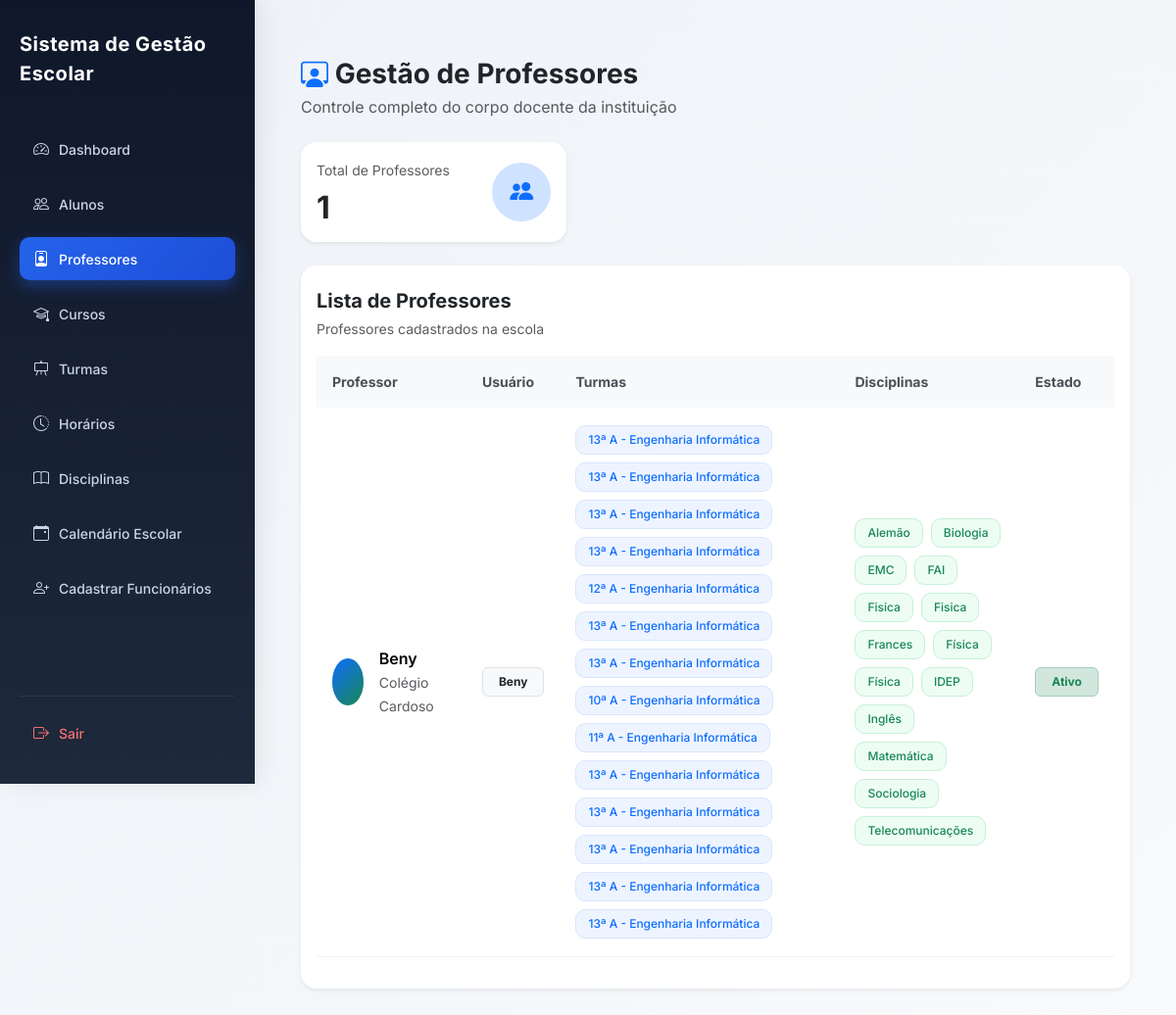
/professores/ (signed in), run on an earlier commit of the app's database.
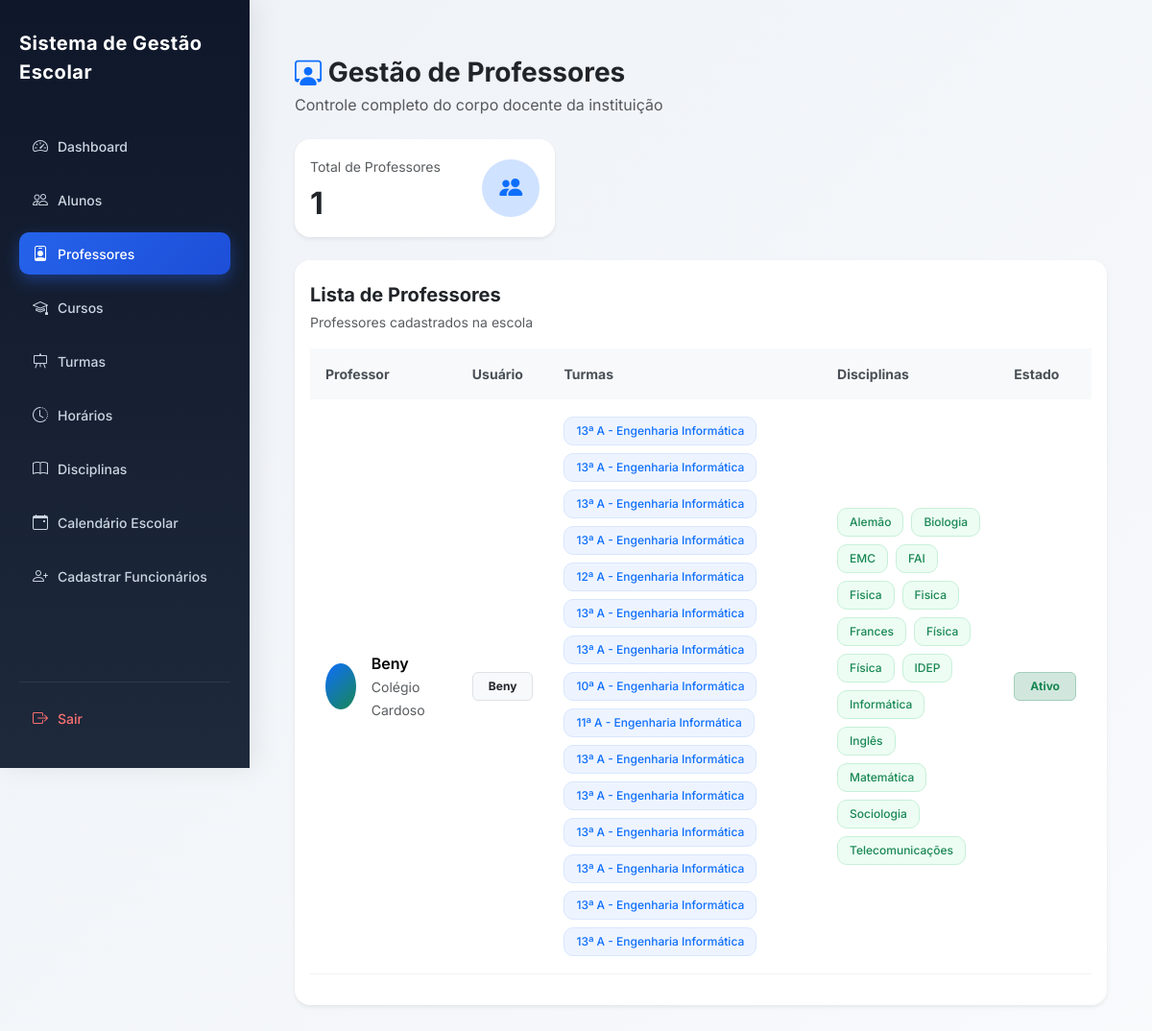
And on a later commit of the database.
### users/models.py (models this page shows, shortened)
class User(AbstractUser):
    ROLE_CHOICES = (
        ('SUPERADMIN', 'Super Admin'),
        ('DIRETOR', 'Diretor'),
        ('PROFESSOR', 'Professor'),
        ('ALUNO', 'Aluno'),
        ('FINANCEIRO', 'Financeiro'),
        ('SECRETARIA', 'Secretaria'),
    )
    role = models.CharField(
        max_length=20,
        choices=ROLE_CHOICES,
        default='ALUNO'
    )
    ativo = models.BooleanField(default=True)
    escola = models.ForeignKey(
        'academic.Escola',
        on_delete=models.CASCADE,
        null=True,
        blank=True,
        related_name="usuarios"
    )
    criado_em = models.DateTimeField(auto_now_add=True)
    objects = UserManager()

### academic/models.py (models this page shows, shortened)
class Escola(models.Model):
    nome = models.CharField(
        "Nome da Escola",
        max_length=255
    )
    codigo = models.CharField(
        "Código da Escola",
        max_length=10,
        unique=True,
        blank=True,
        help_text="Código usado no login da escola"
    )
    logo = models.ImageField(
        upload_to='logos_escolas/',
        blank=True,
        null=True
    )
    endereco = models.CharField(
        "Endereço",
        max_length=255
    )
    provincia = models.CharField(
        "Província",
        max_length=100,
        blank=True,
        null=True
    )
    municipio = models.CharField(
        "Município",
        max_length=100,
        blank=True,
        null=True
    )
    telefone = models.CharField(
        "Telefone",
        max_length=20
    )
    nif = models.CharField(
        "NIF",
        max_length=14,
        blank=True,
        null=True,
        help_text="Número de Identificação Fiscal da escola"
    )
    email = models.EmailField(
        "Email da Escola",
        max_length=254,
        blank=True,
        null=True,
        help_text="Email oficial da escola"
    )
    plano = models.ForeignKey(
        "Plano",
        on_delete=models.SET_NULL,
        null=True,
        blank=True,
        related_name="escolas",
        verbose_name="Plano"
    )
    data_expiracao = models.DateField(
        "Data de Expiração do Plano",
        null=True,
        blank=True
    )
    ativo = models.BooleanField(
        "Ativo",
        default=True
    )
    criada_em = models.DateTimeField(
        "Criada em",
        auto_now_add=True
    )
    class Meta:
        verbose_name = "Escola"
        verbose_name_plural = "Escolas"
        ordering = ["nome"]

class Disciplina(models.Model):
    nome = models.CharField(max_length=90)
    turma = models.ForeignKey(
        Turma,
        on_delete=models.CASCADE,
        related_name="disciplinas"
    )
    professor = models.ForeignKey(
        settings.AUTH_USER_MODEL,
        on_delete=models.CASCADE,
        limit_choices_to={'role': 'PROFESSOR'},
        related_name="disciplinas",
        null=True,
        blank=True
    )
    escola = models.ForeignKey(
        Escola,
        on_delete=models.CASCADE,
        related_name="disciplinas"
    )
    criada_em = models.DateTimeField(auto_now_add=True)
    class Meta:
        unique_together = ('nome', 'turma', 'escola')
        ordering = ["nome"]

class Turma(models.Model):
    CLASSE_CHOICES = [
        ('4', '4ª Classe'),
        ('5', '5ª Classe'),
        ('6', '6ª Classe'),
        ('7', '7ª Classe'),
        ('8', '8ª Classe'),
        ('9', '9ª Classe'),
        ('10', '10ª Classe'),
        ('11', '11ª Classe'),
        ('12', '12ª Classe'),
        ('13', '13ª Classe'),
    ]
    TURNOS = [
        ('MANHA', 'Manhã'),
        ('TARDE', 'Tarde'),
        ('NOITE', 'Noite'),
    ]
    classe = models.CharField(
        max_length=10,
        choices=CLASSE_CHOICES,
        verbose_name="Classe"
    )
    curso = models.ForeignKey(
        'Curso',
        on_delete=models.SET_NULL,
        null=True,
        blank=True,
        related_name="turmas",
        verbose_name="Curso"
    )
    identificador = models.CharField(
        max_length=5,
        verbose_name="Identificador"
    )
    turno = models.CharField(
        max_length=10,
        choices=TURNOS,
        default='MANHA',
        verbose_name='Turno'
    )
    ano_letivo = models.ForeignKey(
        'AnoLetivo',
        on_delete=models.CASCADE,
        related_name="turmas",
        verbose_name="Ano Letivo"
    )
    escola = models.ForeignKey(
        'Escola',
        on_delete=models.CASCADE,
        related_name="turmas",
        verbose_name="Escola"
    )
    professor = models.ForeignKey(
        settings.AUTH_USER_MODEL,
        on_delete=models.SET_NULL,
        related_name="turmas",
        limit_choices_to={"role": "PROFESSOR"},
        null=True,
        blank=True,
        verbose_name="Professor"
    )
    criada_em = models.DateTimeField(
        auto_now_add=True,
        verbose_name="Data de Criação"
    )
    class Meta:
        constraints = [
            models.UniqueConstraint(
                fields=['classe', 'identificador', 'turno', 'ano_letivo', 'escola', 'curso'],
                name='unique_turma_por_curso'
            )
        ]
        verbose_name = "Turma"
        verbose_name_plural = "Turmas"

class Curso(models.Model):
    nome = models.CharField(
        max_length=90,
        unique=True,
        verbose_name="Curso"
    )
    descricao = models.TextField(
        blank=True,
        null=True
    )
    escola = models.ForeignKey(
        'Escola',
        on_delete=models.CASCADE,
        related_name='cursos'
    )
    criado_em = models.DateTimeField(auto_now_add=True)
    class Meta:
        verbose_name = "Curso"
        verbose_name_plural = "Cursos"

### core/views.py (the view)
# urls.py: path('professores/', views.lista_professores, name='professores'),
@login_required
def lista_professores(request):
    escola = get_escola(request)
    if not escola:
        return redirect("dashboard")
    professores = User.objects.filter(
        role="PROFESSOR",
        escola=escola
    ).prefetch_related(
        Prefetch(
            "disciplinas",
            queryset=Disciplina.objects.select_related(
                "turma",
                "turma__curso"
            )
        )
    ).annotate(
        total_turmas=Count("disciplinas__turma", distinct=True),
        total_disciplinas=Count("disciplinas", distinct=True),
    ).order_by(
        "first_name",
        "username"
    )
    total_professores = professores.count()
    return render(request, "professores.html", {
        "professores": professores,
        "total_professores": total_professores,
    })

### core/views.py (called while the page is built)
def get_escola(request):
    user = request.user
    if user.role == 'SUPERADMIN':
        escola_id = request.session.get('escola_id')
        if escola_id:
            return Escola.objects.filter(id=escola_id).first()
        return None
    return user.escola

### core/templates/professores.html (shortened to what the changed rows need)
{% extends 'base.html' %}
{% block content %}
<div class="container-fluid mt-4">
    <div class="row g-3 mb-4">
        <div class="col-md-4">
            <div class="card border-0 shadow-sm rounded-4 h-100">
                <div class="card-body">
                    <div class="d-flex justify-content-between align-items-center">
                        <div>
                            <h2 class="fw-bold mt-2 mb-0">
                                {{ total_professores }}
                            </h2>
                        </div>
                    </div>
                </div>
            </div>
        </div>
    </div>
    <div class="card border-0 shadow-sm rounded-4">
        <div class="card-body">
            <div class="table-responsive">
                <table class="table align-middle table-hover">
                    <thead>
                        <tr>
                            <th>Professor</th>
                            <th>Usuário</th>
                            <th>Turmas</th>
                            <th>Disciplinas</th>
                            <th>Estado</th>
                        </tr>
                    </thead>
                    <tbody>
                        {% for professor in professores %}
                        <tr>
                            <td>
                                <div class="d-flex align-items-center gap-3">
                                    <div class="avatar-circle">
                                    </div>
                                    <div>
                                        <div class="fw-semibold">
                                            {{ professor.get_full_name|default:professor.username }}
                                        </div>
                                        <small class="text-muted">
                                            {{ professor.escola.nome }}
                                        </small>
                                    </div>
                                </div>
                            </td>
                            <td>
                                <span class="badge bg-light text-dark border px-3 py-2">
                                    {{ professor.username }}
                                </span>
                            </td>
                            <td>
                                {% if professor.disciplinas.all %}
                                    <div class="d-flex flex-wrap gap-2">
                                        {% for disciplina in professor.disciplinas.all %}
                                            {% if disciplina.turma %}
                                            <span class="badge turma-badge">
                                                {{ disciplina.turma.classe }}ª
                                                {{ disciplina.turma.identificador }}
                                                {% if disciplina.turma.curso %}
                                                    - {{ disciplina.turma.curso.nome }}
                                                {% endif %}
                                            </span>
                                            {% endif %}
                                        {% endfor %}
                                    </div>
                                {% else %}
                                    <span class="text-muted">
                                        Sem turmas
                                    </span>
                                {% endif %}
                            </td>
                            <td>
                                {% if professor.disciplinas.all %}
                                    <div class="d-flex flex-wrap gap-2">
                                        {% for disciplina in professor.disciplinas.all %}
                                            <span class="badge disciplina-badge">
                                                {{ disciplina.nome }}
                                            </span>
                                        {% endfor %}
                                    </div>
                                {% else %}
                                    <span class="text-muted">
                                        Nenhuma disciplina
                                    </span>
                                {% endif %}
                            </td>
                            <td>
                                <span class="badge bg-success-subtle text-success border border-success-subtle px-3 py-2">
                                    Ativo
                                </span>
                            </td>
                        </tr>
                        {% endfor %}
                    </tbody>
                </table>
            </div>
        </div>
    </div>
</div>
{% endblock %}

What changed in the data, as far as the page shows it:
added Disciplina: turma.classe "13", turma.identificador "A", turma.curso.nome "Engenharia Informática", nome "Informática"
